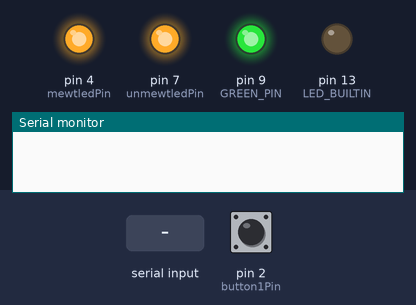
A sketch run on a simulated Arduino Uno, built with avr-gcc and run on an emulated ATmega328P. On the bench: output pins drawn as LEDs (lit = HIGH), the last lines printed to the serial monitor. The inputs (shaded band) are chosen by the test bench; at power-on: pin 2 (button1Pin) HIGH.

Above: at 1.2 s.
1.3 s: "101\n" received over Serial
At 3.2 s:
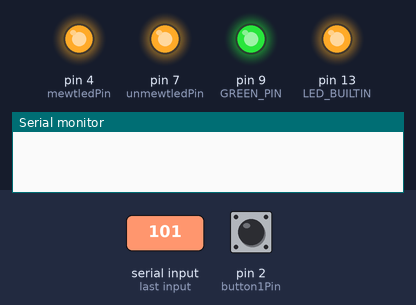
4.3 s: pin 2 (button1Pin) pulled LOW for 0.15 s
At 4.37 s:
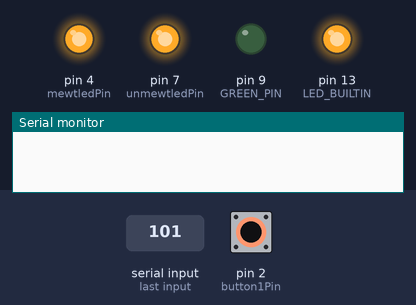
5.9 s: "90,45\n" received over Serial
At 6.7 s:
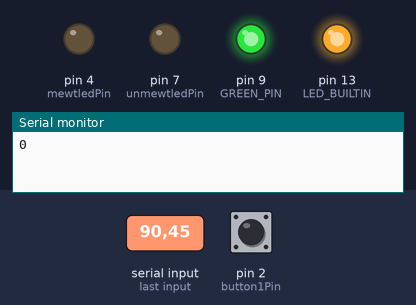
8.4 s: "0\n" received over Serial
At 8.7 s:
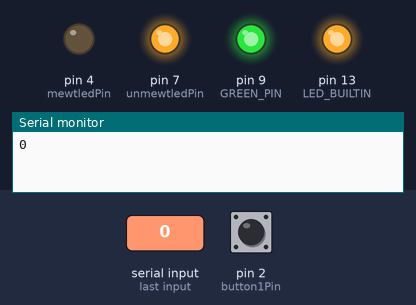
10.9 s: "1\n" received over Serial
At 11.7 s:
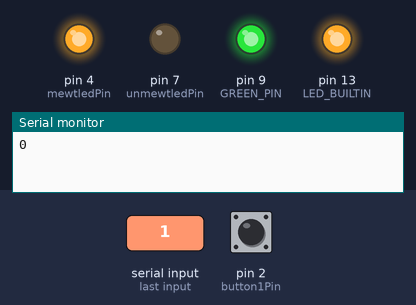
13.4 s: "5\n" received over Serial
At 13.7 s:
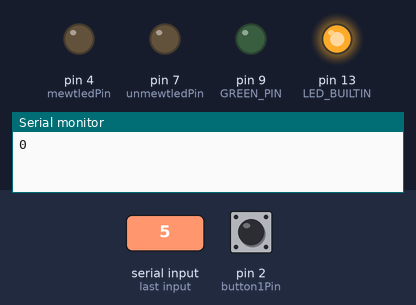
Timing chart, 0 to 16.4 s (numbered marks = the images above; inputs shaded):
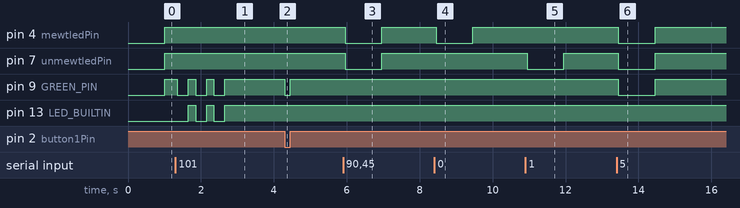

The sketch:

pc_momentary_common_anode.ino
```cpp
String inByte;          // reading serial for powershell commands
const int button1Pin = 2;  		// pushbutton 1 pin


const int unmewtledPin =  7;
const int mewtledPin =  4;

const int RED_PIN = 4;      // LED for visualizer
const int GREEN_PIN = 9;    // LED for visualizer
const int BLUE_PIN = 7;   // LED for visualizer

int toggleState = 1;
unsigned long lastLedDisplayUpdate;
float lastVolume;
int ledDisplay;

void setup()
{
  // Set up the pushbutton pins to be an input:
  pinMode(button1Pin, INPUT_PULLUP);


  // Set up the LEDs pin to be an outputs:
  pinMode(LED_BUILTIN, OUTPUT);

  pinMode(RED_PIN, OUTPUT);
  pinMode(GREEN_PIN, OUTPUT);
  pinMode(BLUE_PIN, OUTPUT);

  // Set up the serial bus
  Serial.begin(9600);
  Serial.setTimeout(50);    //decreases parseInt timeout


}


void loop()
{
  int button1State, button2State;  // variables to hold the pushbutton states

  button1State = digitalRead(button1Pin);

    if (Serial.available() > 0) {
    inByte = Serial.readString();
  float inBytefloat = inByte.toFloat();
  ledDisplay = String(inByte).toFloat();

		   if (ledDisplay == 0) {
          digitalWrite(unmewtledPin, HIGH);
          digitalWrite(LED_BUILTIN, HIGH);
          digitalWrite(mewtledPin, LOW);
          digitalWrite(RED_PIN, LOW);
          digitalWrite(GREEN_PIN, HIGH);
          digitalWrite(BLUE_PIN, HIGH);
        }
        else if (ledDisplay == 1) {
          digitalWrite(unmewtledPin, LOW);
          digitalWrite(LED_BUILTIN, HIGH);
          digitalWrite(mewtledPin, HIGH);
          digitalWrite(RED_PIN, HIGH);
          digitalWrite(GREEN_PIN, HIGH);
          digitalWrite(BLUE_PIN, LOW);
        }
        else if (ledDisplay == 2) {
          digitalWrite(unmewtledPin, LOW);
          digitalWrite(LED_BUILTIN, HIGH);
          digitalWrite(mewtledPin, HIGH);
          digitalWrite(RED_PIN, HIGH);
          digitalWrite(GREEN_PIN, LOW);
          digitalWrite(BLUE_PIN, HIGH);
        }
     else if (ledDisplay == 101) {
          digitalWrite(unmewtledPin, LOW);
          digitalWrite(LED_BUILTIN, LOW);
          digitalWrite(mewtledPin, LOW);
          digitalWrite(RED_PIN, HIGH);
          digitalWrite(GREEN_PIN, LOW);
          digitalWrite(BLUE_PIN, HIGH);
          delay(300);
          digitalWrite(unmewtledPin, HIGH);
          digitalWrite(LED_BUILTIN, HIGH);
          digitalWrite(mewtledPin, HIGH);
          digitalWrite(RED_PIN, HIGH);
          digitalWrite(GREEN_PIN, HIGH);
          digitalWrite(BLUE_PIN, HIGH);
          delay(200);
          digitalWrite(unmewtledPin, LOW);
          digitalWrite(LED_BUILTIN, LOW);
          digitalWrite(mewtledPin, LOW);
          digitalWrite(RED_PIN, HIGH);
          digitalWrite(GREEN_PIN, LOW);
          digitalWrite(BLUE_PIN, HIGH);
          delay(300);
          digitalWrite(unmewtledPin, HIGH);
          digitalWrite(LED_BUILTIN, HIGH);
          digitalWrite(mewtledPin, HIGH);
          digitalWrite(RED_PIN, HIGH);
          digitalWrite(GREEN_PIN, HIGH);
          digitalWrite(BLUE_PIN, HIGH);
          delay(200);
          digitalWrite(unmewtledPin, LOW);
          digitalWrite(LED_BUILTIN, LOW);
          digitalWrite(mewtledPin, LOW);
          digitalWrite(RED_PIN, HIGH);
          digitalWrite(GREEN_PIN, LOW);
          digitalWrite(BLUE_PIN, HIGH);
          delay(300);
          digitalWrite(unmewtledPin, HIGH);
          digitalWrite(LED_BUILTIN, HIGH);
          digitalWrite(mewtledPin, HIGH);
          digitalWrite(RED_PIN, HIGH);
          digitalWrite(GREEN_PIN, HIGH);
          digitalWrite(BLUE_PIN, HIGH);
        }
        else if ((ledDisplay % 3) == 0) {
          digitalWrite(unmewtledPin, LOW);
          digitalWrite(LED_BUILTIN, HIGH);
          digitalWrite(mewtledPin, HIGH);
          digitalWrite(RED_PIN, LOW);
          digitalWrite(GREEN_PIN, HIGH);
          digitalWrite(BLUE_PIN, LOW);
        }
        else if (ledDisplay % 3 == 1) {
          digitalWrite(unmewtledPin, LOW);
          digitalWrite(LED_BUILTIN, HIGH);
          digitalWrite(mewtledPin, HIGH);
          digitalWrite(RED_PIN, LOW);
          digitalWrite(GREEN_PIN, LOW);
          digitalWrite(BLUE_PIN, HIGH);
        }
        else if (ledDisplay % 3 == 2) {
          digitalWrite(unmewtledPin, LOW);
          digitalWrite(LED_BUILTIN, HIGH);
          digitalWrite(mewtledPin, HIGH);
          digitalWrite(RED_PIN, LOW);
          digitalWrite(GREEN_PIN, LOW);
          digitalWrite(BLUE_PIN, LOW);
        }
    //timestamps last MEWT display update
  lastLedDisplayUpdate = millis();
  }

  //if it's been over 1 second since last MEWT display update, turn off LEDs to avoid confusion
  if(millis() - lastLedDisplayUpdate > 1000) {
          digitalWrite(unmewtledPin, HIGH);
          digitalWrite(mewtledPin, HIGH);
          digitalWrite(RED_PIN, HIGH);
          digitalWrite(GREEN_PIN, HIGH);
          digitalWrite(BLUE_PIN, HIGH);
  }


  if (button1State == LOW)  // if we're pushing button 1
  {
    // turn on LED to indicate button pressed, turn off all other LEDs
    digitalWrite(unmewtledPin, HIGH);
    digitalWrite(mewtledPin, HIGH);
    digitalWrite(RED_PIN, HIGH);
    digitalWrite(BLUE_PIN, HIGH);
    digitalWrite(GREEN_PIN, LOW);
    // wait for bounce
  delay(50);

    //read button state again to see if button has been released or if it's still depressed
  button1State = digitalRead(button1Pin);

  //if button has been released, then check for togglestate change
  if (button1State == HIGH) {
	if (toggleState == 0) {
		toggleState = 1;
	}
	else {
  		toggleState = 0;
	}
     Serial.println(toggleState);
  }
  }
 }
```

Measured:
- after the input at 1.3 s, pin 9 (GREEN_PIN): alternates HIGH for 0.20 s and LOW for 0.30 s, 6 changes in all, then stays HIGH, starting after 0.05 s; pin 13 (LED_BUILTIN): alternates HIGH for 0.20 s and LOW for 0.30 s, 5 changes in all, then stays HIGH, starting after 0.35 s
- after the input at 4.3 s, pin 9 (GREEN_PIN): HIGH → LOW at once, → HIGH 0.15 s later
- after the input at 5.9 s, pin 4 (mewtledPin), pin 7 (unmewtledPin): HIGH → LOW after 0.06 s, → HIGH 1.0 s later
- after the input at 8.4 s, pin 4 (mewtledPin): HIGH → LOW after 0.05 s, → HIGH 1.0 s later
- after the input at 10.9 s, pin 7 (unmewtledPin): HIGH → LOW after 0.05 s, → HIGH 1.0 s later
- after the input at 13.4 s, pin 4 (mewtledPin), pin 7 (unmewtledPin), pin 9 (GREEN_PIN): HIGH → LOW after 0.05 s, → HIGH 1.0 s later
